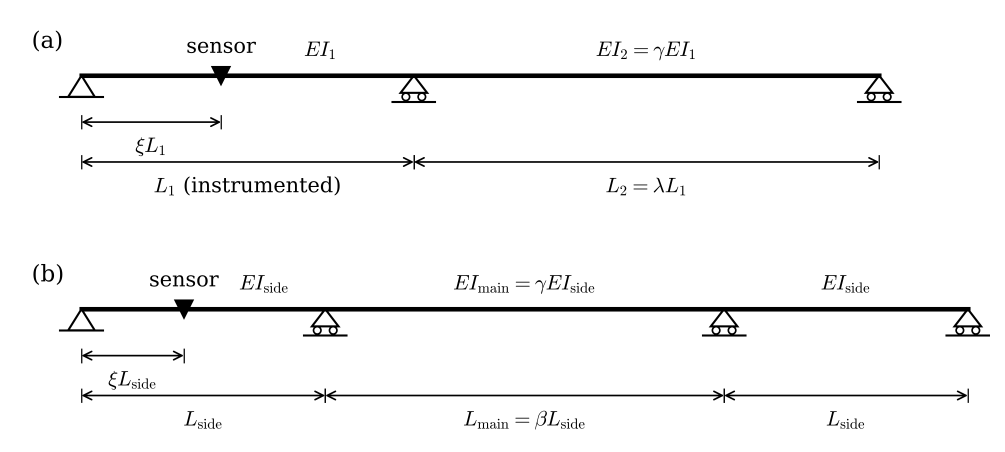
#> input picture manuscript/ase/figures/Fig1_beams.png, 2010 x 903 px, found by its file name (shown at 1/2 size)
$ python graphical_abstract.py
#> lines starting #> are read from the running program, lines starting #| are printed output that depends on the picture; after the words box and inside, x2 and y2 are one past the last pixel; in counts of white or black regions, pixels touching at a corner belong together
"""Graphical abstract (13.3 x 5 in), assembled from main-text
Fig. 1, Fig. 2 panel (a) and Fig. 7 panel (a). No new data or numbers: Figs. 1 and 2
are cropped from the figure files in manuscript/ase/figures, and Fig. 7 panel (a) is
re-plotted from code/theory2/logs/ident_static_scan.npz, the file written by
code/theory2/ident_static.py together with Fig. 7, with the same plotting commands.
Run after gc/schm/ident_static figures are current:  python3 code/v4/graphical_abstract.py
"""
import os
import subprocess
import sys
import tempfile
import numpy as np
import matplotlib
matplotlib.use("Agg")
import matplotlib.pyplot as plt
import matplotlib.image as mpimg

HERE = os.path.dirname(os.path.abspath(__file__))
ROOT = os.path.abspath(os.path.join(HERE, "..", ".."))
F = os.path.join(ROOT, "manuscript", "ase", "figures")
sys.path.insert(0, os.path.join(ROOT, "code", "theory2"))
from ident_static import K_FE  # noqa: E402  (constant only; no computation on import)

plt.rcParams.update({"font.family": "sans-serif", "font.sans-serif": ["Inter", "DejaVu Sans"],
                     "font.size": 10, "axes.titlesize": 10})


def trim(img, thr=0.97, pad=6):
    """Crop white margins of an RGB(A) image array with values in [0, 1]."""
    rgb = img[..., :3]
    ink = (rgb < thr).any(axis=2)
    rows, cols = np.where(ink.any(axis=1))[0], np.where(ink.any(axis=0))[0]
    r0, r1 = max(rows[0] - pad, 0), min(rows[-1] + pad + 1, img.shape[0])
    c0, c1 = max(cols[0] - pad, 0), min(cols[-1] + pad + 1, img.shape[1])
    return img[r0:r1, c0:c1]


def left_panel(img, lo=0.45, hi=0.60, thr=0.97):
    """Left panel of a two-panel figure: cut in the middle of the widest blank column run
    between lo and hi of the image width."""
    blank = ~(img[..., :3] < thr).any(axis=2).any(axis=0)
    a, b = int(lo * img.shape[1]), int(hi * img.shape[1])
    best, run, start = (0, a), 0, a
    for j in range(a, b):
        if blank[j]:
            if run == 0:
                start = j
            run += 1
            if run > best[0]:
                best = (run, start)
        else:
            run = 0
    cut = best[1] + best[0] // 2
    return img[:, :cut]


def drop_title(img, thr=0.97):
    """Remove the panel title above the axes: cut at the first blank row below the top ink."""
    ink = (img[..., :3] < thr).any(axis=2).any(axis=1)
    r = int(np.argmax(ink))
    while r < img.shape[0] and ink[r]:
        r += 1
    return img[r:]


# Fig. 1 redrawn by its own script without the panel letters (a), (b)
with tempfile.TemporaryDirectory() as tmp:
    subprocess.run([sys.executable, os.path.join(HERE, "fig1_beams.py")], check=True,
                   env={**os.environ, "FIG1_OUT": tmp, "FIG1_LABELS": "0"})
#> (this line was passed over: subprocess is not available in this run)
    fig1 = trim(mpimg.imread(os.path.join(tmp, "Fig1_beams.png")))
#> in trim, `ink = (rgb < thr).any(axis=2)`:
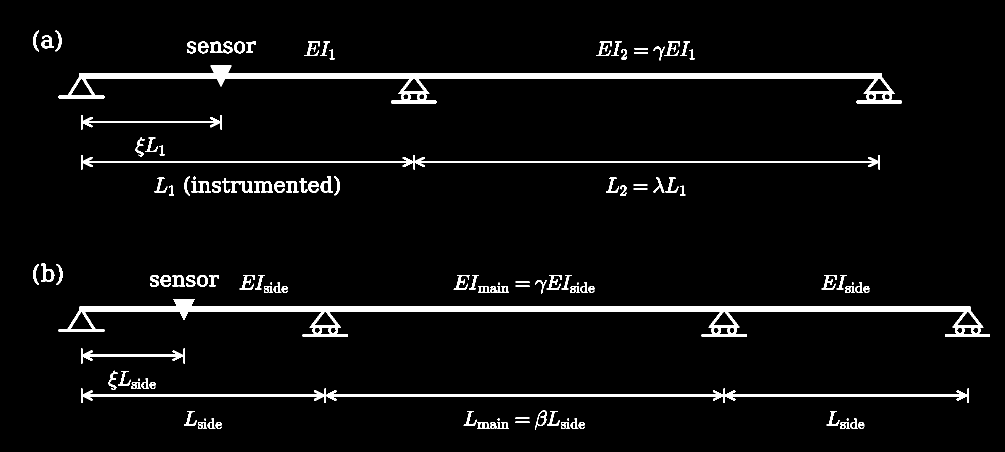
#> ink: shape (903, 2010) bool (shown at 1/2 size); 4.7% white; 130 white regions (9 under 20 px), largest, box (x1, y1, x2, y2) and area: (117, 598, 1980, 674) 25658, (117, 131, 1804, 207) 22243, (162, 777, 1934, 806) 8132
#> in trim, `rows, cols = np.where(ink.any(axis=1))[0], np.where(ink.any(axis=0))[0]`: rows = 539 values from 61 to 858; cols = 1908 values from 66 to 1979
#> in trim, `r0, r1 = max(rows[0] - pad, 0), min(rows[-1] + pad + 1, img.shape[0])`: r0 = 55; r1 = 865
#> in trim, `c0, c1 = max(cols[0] - pad, 0), min(cols[-1] + pad + 1, img.shape[1])`: c0 = 60; c1 = 1986
fig2a = trim(drop_title(trim(left_panel(mpimg.imread(os.path.join(F, "Fig2_obs_map_3span.png"))))))
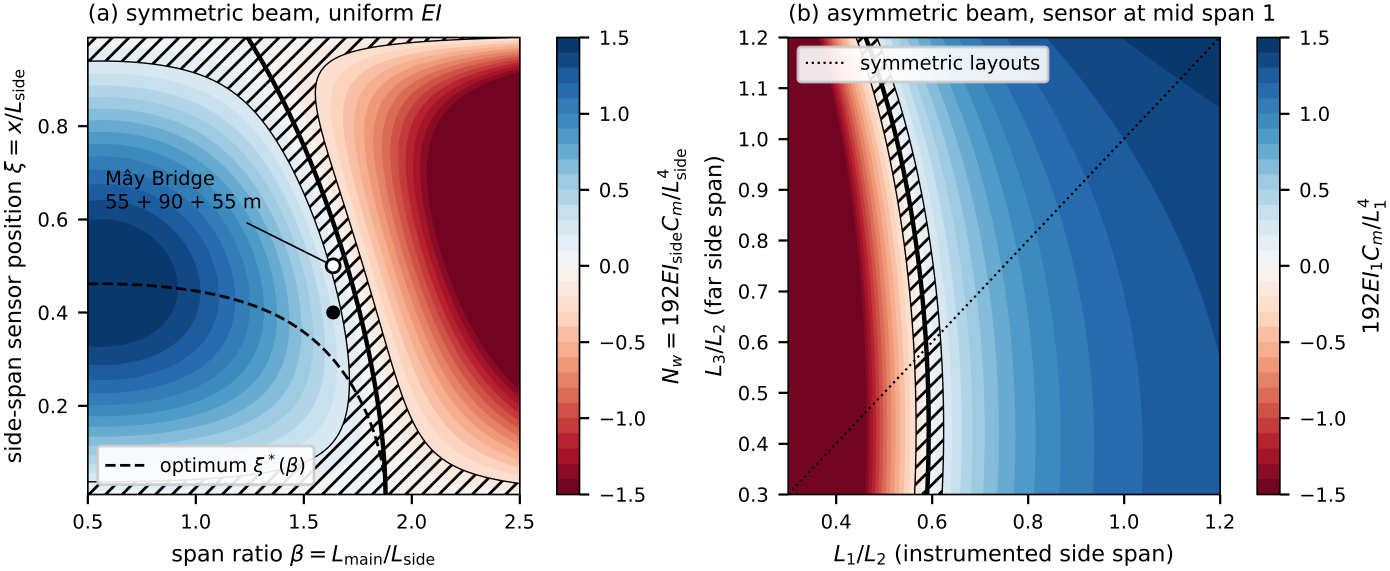
#> input picture manuscript/ase/figures/Fig2_obs_map_3span.png, 4170 x 1713 px (shown at 1/3 size)
#> after the loop in left_panel, `for j in range(a, b):`: best = (54, 2059)
#> in left_panel, `cut = best[1] + best[0] // 2`: cut = 2086
#> call 2 of trim, with thr = 0.97, pad = 6
#> in trim (call 2), `ink = (rgb < thr).any(axis=2)`:
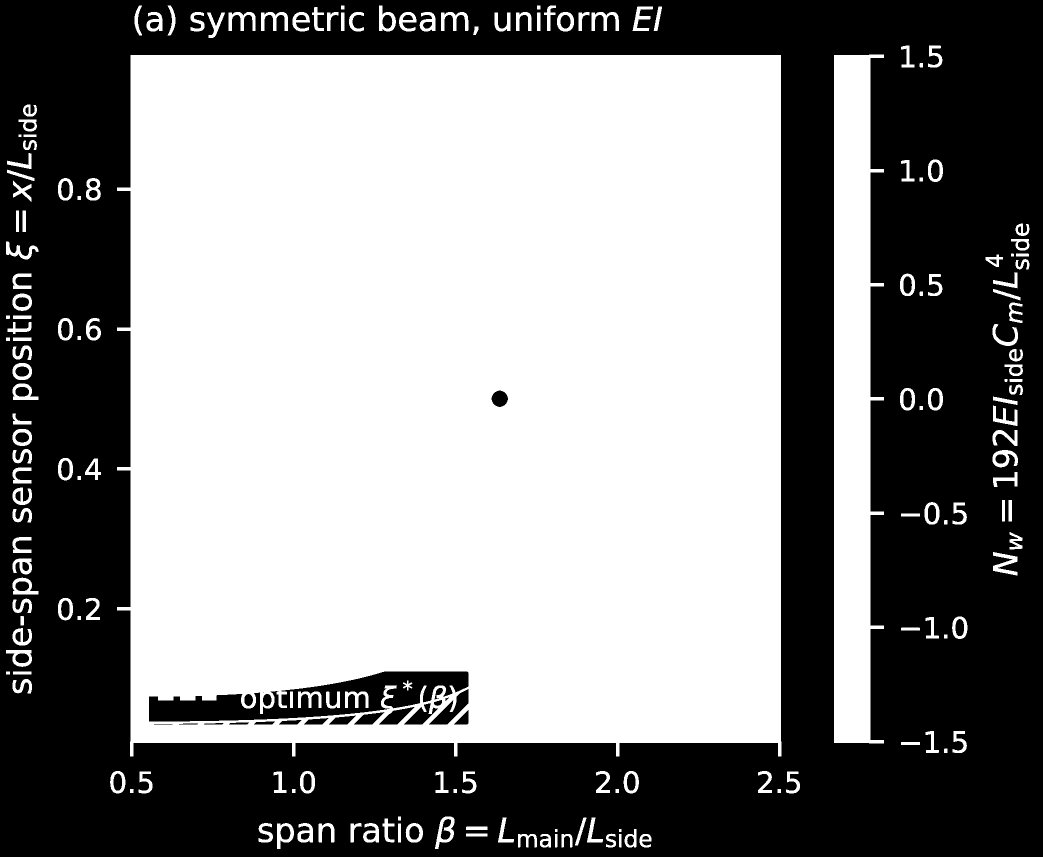
#> ink: shape (1713, 2086) bool (shown at 1/2 size); 54% white; 70 black regions (1 under 20 px), largest, box (x1, y1, x2, y2) and area: (0, 0, 2086, 1713) 1590143, (298, 1343, 937, 1443) 29917, (858, 1378, 937, 1449) 2013
#> in trim (call 2), `rows, cols = np.where(ink.any(axis=1))[0], np.where(ink.any(axis=0))[0]`: rows = 1597 values from 11 to 1697; cols = 1814 values from 12 to 2058
#> in trim (call 2), `r0, r1 = max(rows[0] - pad, 0), min(rows[-1] + pad + 1, img.shape[0])`: r0 = 5; r1 = 1704
#> in trim (call 2), `c0, c1 = max(cols[0] - pad, 0), min(cols[-1] + pad + 1, img.shape[1])`: c0 = 6; c1 = 2065
#> in trim (call 2), `return img[r0:r1, c0:c1]`:
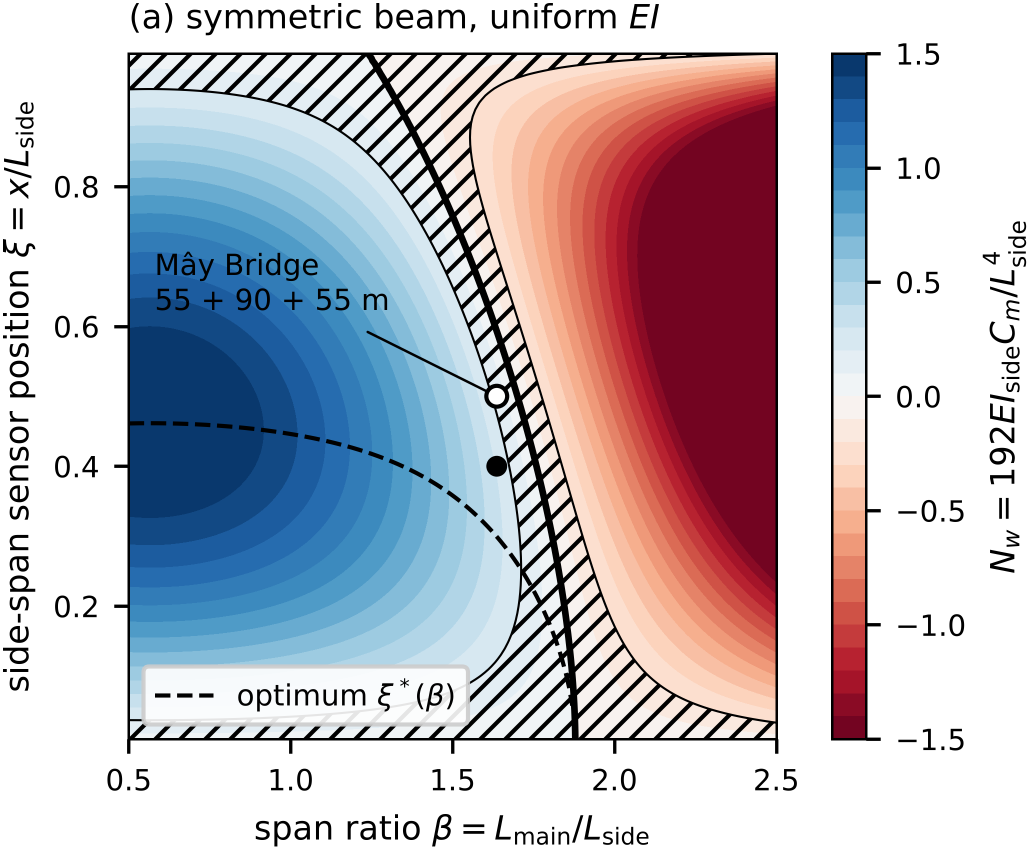
#> returned value: shape (1699, 2059, 4) float32 (shown at 1/2 size); mean of channels 0, 1, 2, 3 0.745, 0.724, 0.756, 1; drawn as R, G, B
#> in drop_title, `r = int(np.argmax(ink))`: r = 6
#> the loop in drop_title, `while r < img.shape[0] and ink[r]:` made 65 passes
#> after the loop in drop_title, `while r < img.shape[0] and ink[r]:`: r = 71
#> call 3 of trim, with thr = 0.97, pad = 6
#> in trim (call 3), `ink = (rgb < thr).any(axis=2)`:
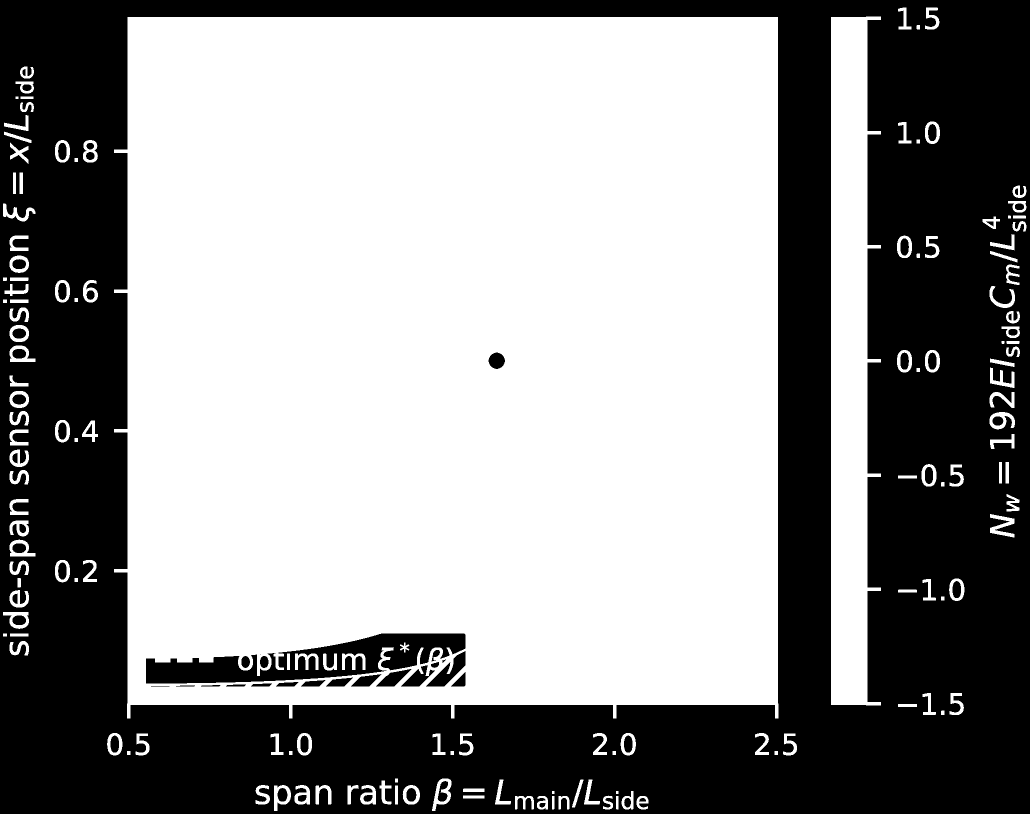
#> ink: shape (1628, 2059) bool (shown at 1/2 size); 57.1% white; 64 black regions (1 under 20 px), largest, box (x1, y1, x2, y2) and area: (0, 0, 2059, 1628) 1385979, (292, 1267, 931, 1367) 29917, (852, 1302, 931, 1373) 2013
#> in trim (call 3), `rows, cols = np.where(ink.any(axis=1))[0], np.where(ink.any(axis=0))[0]`: rows = 1532 values from 15 to 1621; cols = 1814 values from 6 to 2052
#> in trim (call 3), `r0, r1 = max(rows[0] - pad, 0), min(rows[-1] + pad + 1, img.shape[0])`: r0 = 9; r1 = 1628
#> in trim (call 3), `c0, c1 = max(cols[0] - pad, 0), min(cols[-1] + pad + 1, img.shape[1])`: c0 = 0; c1 = 2059
#> in trim (call 3), `return img[r0:r1, c0:c1]`:
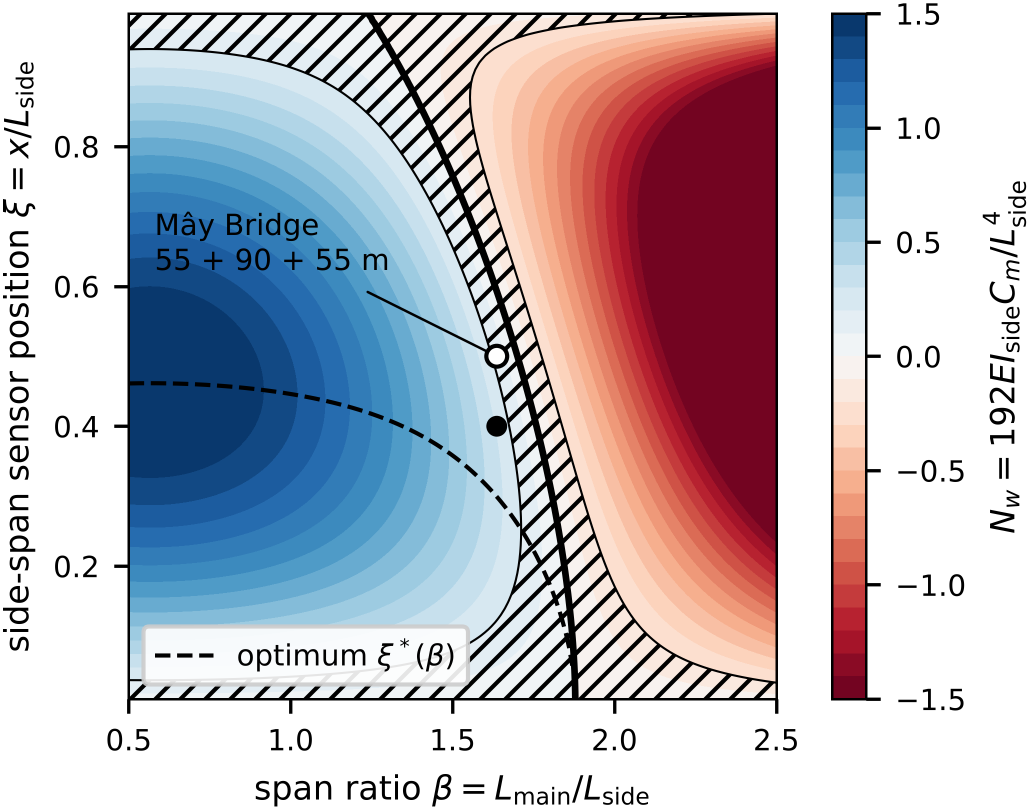
#> returned value: shape (1619, 2059, 4) float32 (shown at 1/2 size); mean of channels 0, 1, 2, 3 0.736, 0.715, 0.748, 1; drawn as R, G, B

fig = plt.figure(figsize=(13.3, 5.0))
gs = fig.add_gridspec(1, 3, width_ratios=[1.32, 1.0, 0.92], left=0.006, right=0.992,
                      bottom=0.11, top=0.70, wspace=0.25)
a1 = fig.add_subplot(gs[0])
a1.imshow(fig1)
a1.axis("off")
a2 = fig.add_subplot(gs[1])
a2.imshow(fig2a)
a2.axis("off")

# Fig. 7 panel (a), same commands as code/theory2/ident_static.py
#> (the run stopped early here; a loop or call above may not have finished)
